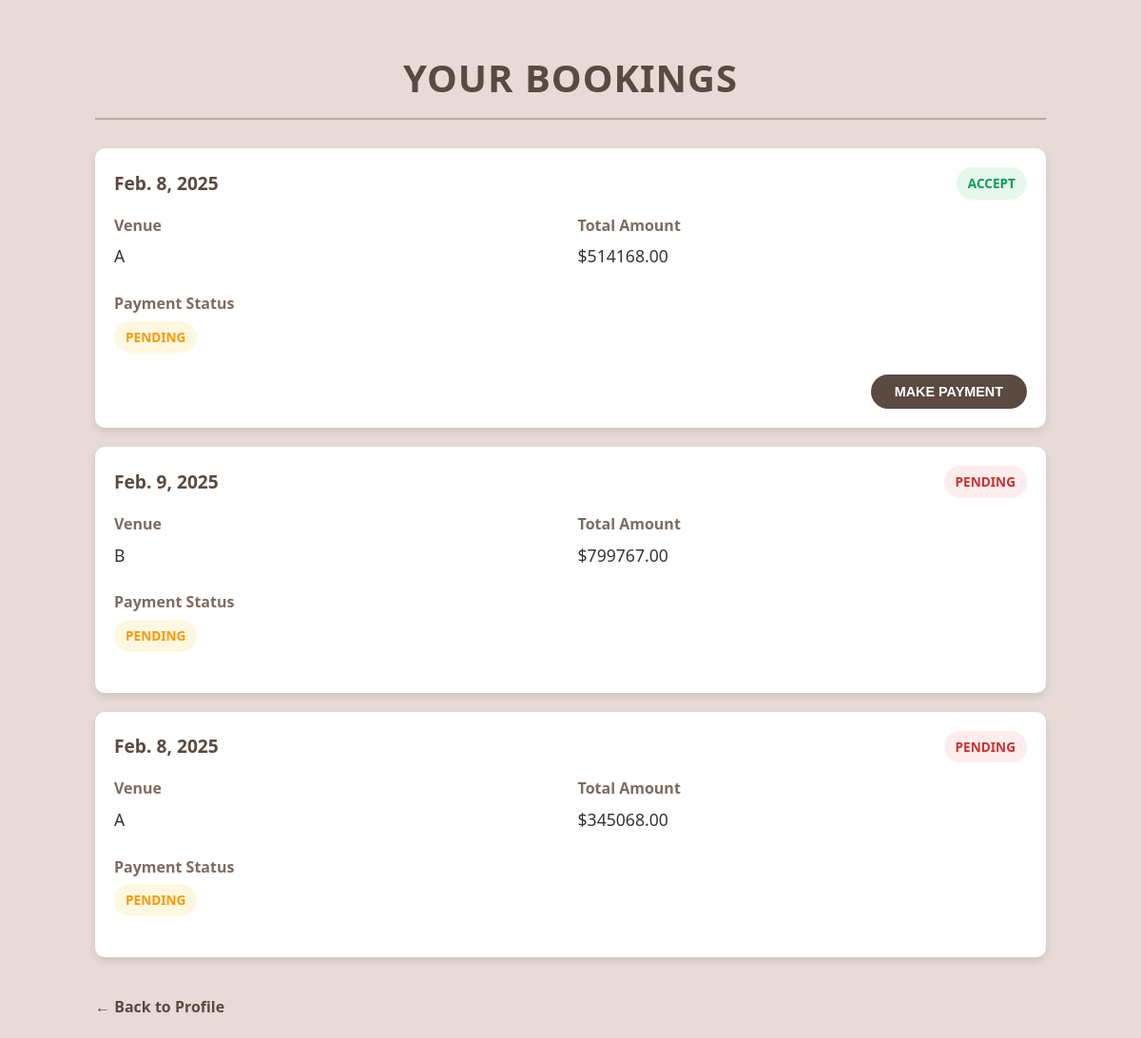
Before: /view_bookings (signed in) with the older database file.
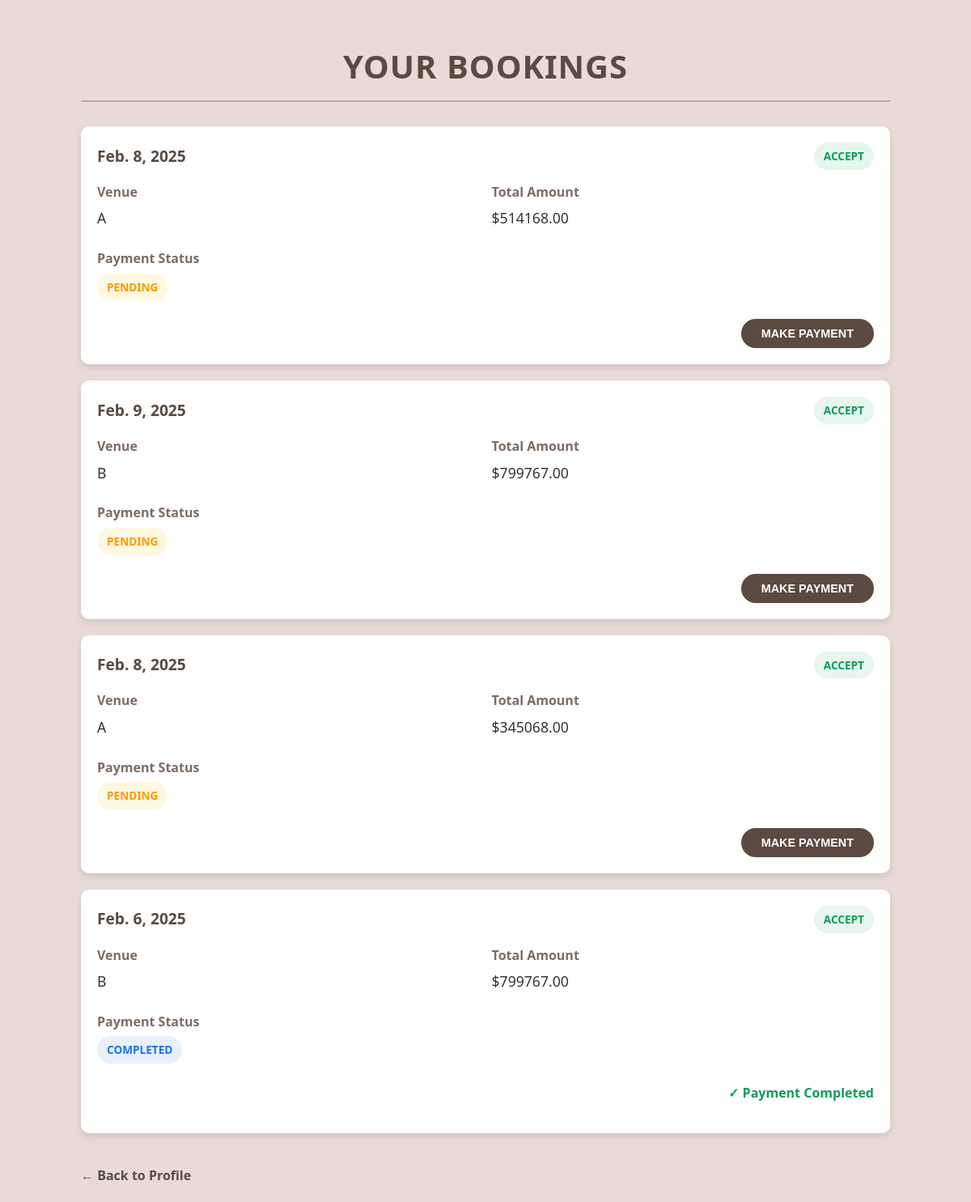
After: the same page with the newer database file.
### app/models.py (models this page shows)
class Bookings(models.Model):
    event_date=models.DateField(null=True)
    event_status=models.CharField(max_length=100,default='Pending')
    user_id=models.ForeignKey(User,on_delete=models.CASCADE)
    hall_id=models.ForeignKey(Halls,on_delete=models.CASCADE)
    booking_date=models.DateField(auto_now_add=True)
    payment_status=models.CharField(max_length=100,default='Pending')
    photography=models.CharField(max_length=100,null=True,blank=True)
    no_of_persons=models.IntegerField(null=True,blank=True)
    food_value=models.BooleanField(null=True,blank=True)
    food=models.ForeignKey(Food,on_delete=models.CASCADE)
    decoration_value=models.BooleanField(null=True,blank=True)
    decoration=models.ForeignKey(Decoration,on_delete=models.CASCADE)
    photography_cost=models.DecimalField(max_digits=10,decimal_places=2)
    total_payment=models.DecimalField(max_digits=10,decimal_places=2)

class Halls(models.Model):
    name=models.CharField(max_length=100)
    location=models.CharField(max_length=200)
    capacity=models.IntegerField()
    price_per_day=models.DecimalField(max_digits=10,decimal_places=2)
    photo_url=models.ImageField(upload_to='images/')
    description=models.TextField(blank=True,null=True)

### app/views.py (the view)
# urls.py: path('view_bookings',views.view_bookings,name='view_bookings'),
@login_required(login_url='login')
def view_bookings(request):
    user=User.objects.get(id=request.user.id)
    bookings = Bookings.objects.filter(user_id=user)            # Fetch bookings for the logged-in user
    return render(request,'view_bookings.html',{'bookings':bookings})

### templates/view_bookings.html (shortened to what this page needs)
<!DOCTYPE html>
<html lang="en">
<head>
</head>
<body>
    <div class="container">
        <h1>Your Bookings</h1>
        {% if bookings %}
            <ul class="booking-list">
                {% for booking in bookings %}
                    <li class="booking-card">
                        <div class="booking-header">
                            <div class="booking-date">{{ booking.event_date }}</div>
                            <div>
                                <span class="status-badge {% if booking.event_status == 'Accept' %}status-accept{% elif booking.event_status == 'Pending' %}status-pending{% else %}status-rejected{% endif %}">
                                    {{ booking.event_status }}
                                </span>
                            </div>
                        </div>
                        <div class="booking-details">
                            <div class="detail-item">
                                <span class="detail-label">Venue</span>
                                <span class="detail-value">{{ booking.hall_id.name }}</span>
                            </div>
                            <div class="detail-item">
                                <span class="detail-label">Total Amount</span>
                                <span class="detail-value">${{ booking.total_payment }}</span>
                            </div>
                            <div class="detail-item">
                                <span class="detail-label">Payment Status</span>
                                <span class="detail-value">
                                    <span class="status-badge {% if booking.payment_status == 'Completed' %}status-completed{% else %}status-pending{% endif %}">
                                        {{ booking.payment_status }}
                                    </span>
                                </span>
                            </div>
                        </div>
                        <div class="payment-status">
                            <form action="{% url 'stripe_payments' id=booking.id %}">
                                {% if booking.event_status == 'Accept' and booking.payment_status == 'pending' %}
                                    <button type="submit" class="btn btn-primary">Make Payment</button>
                                {% elif booking.payment_status == 'Completed' %}
                                    <p class="payment-complete">✓ Payment Completed</p>
                                {% endif %}
                            </form>
                        </div>
                    </li>
                {% endfor %}
            </ul>
        {% else %}
            <div class="empty-state">
                <p>You don't have any bookings yet.</p>
            </div>
        {% endif %}
        <a href="{% url 'profile' %}" class="back-link">← Back to Profile</a>
    </div>
</body>
</html>

Changed rows visible on the page:
changed Bookings "Feb. 9, 2025": event_status "PENDING" → "ACCEPT"; now shows "MAKE PAYMENT"
changed Bookings (number 3 of 4 on the later page): event_status "PENDING" → "ACCEPT"; now shows "MAKE PAYMENT"
added Bookings: event_date "Feb. 6, 2025", event_status "ACCEPT", hall_id.name "B", total_payment "799767.00", payment_status "COMPLETED", shows "✓ Payment Completed"
